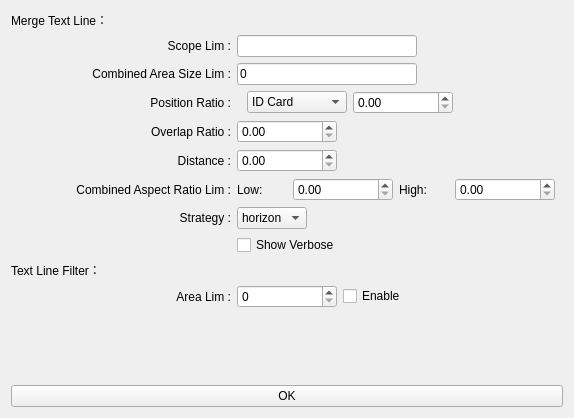
<?xml version="1.0" encoding="UTF-8"?>
<ui version="4.0">
 <class>MergeCtrlWidget</class>
 <widget class="QWidget" name="MergeCtrlWidget">
  <property name="windowModality">
   <enum>Qt::NonModal</enum>
  </property>
  <property name="geometry">
   <rect>
    <x>0</x>
    <y>0</y>
    <width>574</width>
    <height>418</height>
   </rect>
  </property>
  <property name="windowTitle">
   <string>Preprocess Control Panel</string>
  </property>
  <layout class="QVBoxLayout" name="verticalLayout">
   <item>
    <layout class="QFormLayout" name="paramsLayout">
     <property name="fieldGrowthPolicy">
      <enum>QFormLayout::ExpandingFieldsGrow</enum>
     </property>
     <item row="0" column="0">
      <widget class="QLabel" name="label_merge_text_line">
       <property name="text">
        <string>Merge Text Line：</string>
       </property>
      </widget>
     </item>
     <item row="1" column="0">
      <widget class="QLabel" name="label_scope_lim">
       <property name="minimumSize">
        <size>
         <width>220</width>
         <height>0</height>
        </size>
       </property>
       <property name="text">
        <string>Scope Lim :</string>
       </property>
       <property name="alignment">
        <set>Qt::AlignRight|Qt::AlignTrailing|Qt::AlignVCenter</set>
       </property>
      </widget>
     </item>
     <item row="1" column="1">
      <widget class="QLineEdit" name="linedit_scope_lim">
       <property name="sizePolicy">
        <sizepolicy hsizetype="Minimum" vsizetype="Fixed">
         <horstretch>0</horstretch>
         <verstretch>0</verstretch>
        </sizepolicy>
       </property>
       <property name="minimumSize">
        <size>
         <width>180</width>
         <height>0</height>
        </size>
       </property>
       <property name="maximumSize">
        <size>
         <width>16777215</width>
         <height>16777215</height>
        </size>
       </property>
      </widget>
     </item>
     <item row="2" column="0">
      <widget class="QLabel" name="label_combined_area_size_lim">
       <property name="minimumSize">
        <size>
         <width>220</width>
         <height>0</height>
        </size>
       </property>
       <property name="text">
        <string>Combined Area Size Lim :</string>
       </property>
       <property name="alignment">
        <set>Qt::AlignRight|Qt::AlignTrailing|Qt::AlignVCenter</set>
       </property>
      </widget>
     </item>
     <item row="2" column="1">
      <widget class="QLineEdit" name="linedit_combined_area_size_lim">
       <property name="sizePolicy">
        <sizepolicy hsizetype="Minimum" vsizetype="Fixed">
         <horstretch>0</horstretch>
         <verstretch>0</verstretch>
        </sizepolicy>
       </property>
       <property name="minimumSize">
        <size>
         <width>180</width>
         <height>0</height>
        </size>
       </property>
       <property name="text">
        <string>0</string>
       </property>
      </widget>
     </item>
     <item row="3" column="0">
      <widget class="QLabel" name="label_position_ratio">
       <property name="minimumSize">
        <size>
         <width>220</width>
         <height>0</height>
        </size>
       </property>
       <property name="text">
        <string>Position Ratio :</string>
       </property>
       <property name="alignment">
        <set>Qt::AlignRight|Qt::AlignTrailing|Qt::AlignVCenter</set>
       </property>
      </widget>
     </item>
     <item row="3" column="1">
      <layout class="QHBoxLayout" name="horizontalLayout">
       <property name="leftMargin">
        <number>10</number>
       </property>
       <item>
        <widget class="QComboBox" name="combobox_position_ratio">
         <property name="minimumSize">
          <size>
           <width>100</width>
           <height>0</height>
          </size>
         </property>
         <property name="maximumSize">
          <size>
           <width>100</width>
           <height>16777215</height>
          </size>
         </property>
         <item>
          <property name="text">
           <string>ID Card</string>
          </property>
         </item>
         <item>
          <property name="text">
           <string>Car Plate</string>
          </property>
         </item>
         <item>
          <property name="text">
           <string>Constant</string>
          </property>
         </item>
        </widget>
       </item>
       <item>
        <widget class="QDoubleSpinBox" name="dspinbox_position_ratio">
         <property name="minimumSize">
          <size>
           <width>100</width>
           <height>0</height>
          </size>
         </property>
         <property name="maximumSize">
          <size>
           <width>100</width>
           <height>16777215</height>
          </size>
         </property>
        </widget>
       </item>
      </layout>
     </item>
     <item row="4" column="0">
      <widget class="QLabel" name="label_overlap_ratio">
       <property name="minimumSize">
        <size>
         <width>220</width>
         <height>0</height>
        </size>
       </property>
       <property name="text">
        <string>Overlap Ratio :</string>
       </property>
       <property name="alignment">
        <set>Qt::AlignRight|Qt::AlignTrailing|Qt::AlignVCenter</set>
       </property>
      </widget>
     </item>
     <item row="4" column="1">
      <widget class="QDoubleSpinBox" name="dspinbox_overlap_ratio">
       <property name="minimumSize">
        <size>
         <width>100</width>
         <height>0</height>
        </size>
       </property>
       <property name="maximum">
        <double>1.000000000000000</double>
       </property>
       <property name="singleStep">
        <double>0.010000000000000</double>
       </property>
       <property name="value">
        <double>0.000000000000000</double>
       </property>
      </widget>
     </item>
     <item row="5" column="0">
      <widget class="QLabel" name="label_distance">
       <property name="minimumSize">
        <size>
         <width>220</width>
         <height>0</height>
        </size>
       </property>
       <property name="text">
        <string>Distance :</string>
       </property>
       <property name="alignment">
        <set>Qt::AlignRight|Qt::AlignTrailing|Qt::AlignVCenter</set>
       </property>
      </widget>
     </item>
     <item row="5" column="1">
      <widget class="QDoubleSpinBox" name="dspinbox_distance">
       <property name="minimumSize">
        <size>
         <width>100</width>
         <height>0</height>
        </size>
       </property>
       <property name="value">
        <double>0.000000000000000</double>
       </property>
      </widget>
     </item>
     <item row="6" column="0">
      <widget class="QLabel" name="label_combined_aspect_ratio_lim">
       <property name="minimumSize">
        <size>
         <width>220</width>
         <height>0</height>
        </size>
       </property>
       <property name="text">
        <string>Combined Aspect Ratio Lim :</string>
       </property>
       <property name="alignment">
        <set>Qt::AlignRight|Qt::AlignTrailing|Qt::AlignVCenter</set>
       </property>
      </widget>
     </item>
     <item row="6" column="1">
      <layout class="QHBoxLayout" name="horizontalLayout_copy">
       <property name="sizeConstraint">
        <enum>QLayout::SetMaximumSize</enum>
       </property>
       <item>
        <widget class="QLabel" name="label_combined_aspect_ratio_low">
         <property name="sizePolicy">
          <sizepolicy hsizetype="Fixed" vsizetype="Preferred">
           <horstretch>0</horstretch>
           <verstretch>0</verstretch>
          </sizepolicy>
         </property>
         <property name="minimumSize">
          <size>
           <width>50</width>
           <height>0</height>
          </size>
         </property>
         <property name="text">
          <string>Low:</string>
         </property>
         <property name="alignment">
          <set>Qt::AlignLeading|Qt::AlignLeft|Qt::AlignVCenter</set>
         </property>
        </widget>
       </item>
       <item>
        <widget class="QDoubleSpinBox" name="dspinbox_combined_aspect_ratio_low">
         <property name="sizePolicy">
          <sizepolicy hsizetype="Minimum" vsizetype="Fixed">
           <horstretch>0</horstretch>
           <verstretch>0</verstretch>
          </sizepolicy>
         </property>
         <property name="minimumSize">
          <size>
           <width>100</width>
           <height>0</height>
          </size>
         </property>
         <property name="maximumSize">
          <size>
           <width>100</width>
           <height>16777215</height>
          </size>
         </property>
         <property name="maximum">
          <double>10.000000000000000</double>
         </property>
         <property name="singleStep">
          <double>0.100000000000000</double>
         </property>
        </widget>
       </item>
       <item>
        <widget class="QLabel" name="label_combined_aspect_ratio_high">
         <property name="sizePolicy">
          <sizepolicy hsizetype="Fixed" vsizetype="Preferred">
           <horstretch>0</horstretch>
           <verstretch>0</verstretch>
          </sizepolicy>
         </property>
         <property name="minimumSize">
          <size>
           <width>50</width>
           <height>0</height>
          </size>
         </property>
         <property name="text">
          <string>High:</string>
         </property>
         <property name="alignment">
          <set>Qt::AlignLeading|Qt::AlignLeft|Qt::AlignVCenter</set>
         </property>
        </widget>
       </item>
       <item>
        <widget class="QDoubleSpinBox" name="dspinbox_combined_aspect_ratio_high">
         <property name="sizePolicy">
          <sizepolicy hsizetype="Minimum" vsizetype="Fixed">
           <horstretch>0</horstretch>
           <verstretch>0</verstretch>
          </sizepolicy>
         </property>
         <property name="minimumSize">
          <size>
           <width>100</width>
           <height>0</height>
          </size>
         </property>
         <property name="maximumSize">
          <size>
           <width>100</width>
           <height>16777215</height>
          </size>
         </property>
         <property name="maximum">
          <double>1000.000000000000000</double>
         </property>
         <property name="value">
          <double>0.000000000000000</double>
         </property>
        </widget>
       </item>
      </layout>
     </item>
     <item row="7" column="0">
      <widget class="QLabel" name="label_strategy">
       <property name="minimumSize">
        <size>
         <width>220</width>
         <height>0</height>
        </size>
       </property>
       <property name="text">
        <string>Strategy :</string>
       </property>
       <property name="alignment">
        <set>Qt::AlignRight|Qt::AlignTrailing|Qt::AlignVCenter</set>
       </property>
      </widget>
     </item>
     <item row="7" column="1">
      <widget class="QComboBox" name="combobox_strategy">
       <item>
        <property name="text">
         <string>horizon</string>
        </property>
       </item>
       <item>
        <property name="text">
         <string>vertical</string>
        </property>
       </item>
       <item>
        <property name="text">
         <string>default</string>
        </property>
       </item>
      </widget>
     </item>
     <item row="8" column="1">
      <widget class="QCheckBox" name="checkbox_show_verbsoe">
       <property name="text">
        <string>Show Verbose</string>
       </property>
      </widget>
     </item>
     <item row="9" column="0">
      <widget class="QLabel" name="label_text_line_filter">
       <property name="text">
        <string>Text Line Filter：</string>
       </property>
      </widget>
     </item>
     <item row="10" column="0">
      <widget class="QLabel" name="label_tlfilter_area_lim">
       <property name="minimumSize">
        <size>
         <width>220</width>
         <height>0</height>
        </size>
       </property>
       <property name="text">
        <string>Area Lim :</string>
       </property>
       <property name="alignment">
        <set>Qt::AlignRight|Qt::AlignTrailing|Qt::AlignVCenter</set>
       </property>
      </widget>
     </item>
     <item row="10" column="1">
      <layout class="QHBoxLayout" name="horizontalLayout_2">
       <property name="leftMargin">
        <number>0</number>
       </property>
       <item>
        <widget class="QSpinBox" name="spinbox_tl_area_lim">
         <property name="minimumSize">
          <size>
           <width>100</width>
           <height>0</height>
          </size>
         </property>
        </widget>
       </item>
       <item>
        <widget class="QCheckBox" name="checkbox_tl_area_lim_enable">
         <property name="text">
          <string>Enable</string>
         </property>
        </widget>
       </item>
      </layout>
     </item>
    </layout>
   </item>
   <item>
    <widget class="QPushButton" name="btn_ok">
     <property name="text">
      <string>OK</string>
     </property>
    </widget>
   </item>
  </layout>
 </widget>
 <resources/>
 <connections/>
</ui>
